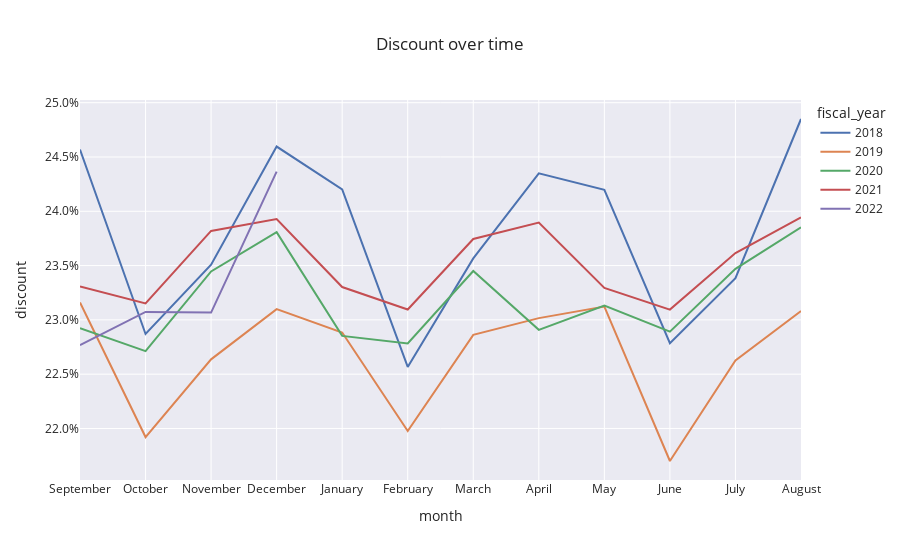

The notebook cell this image was saved under:
### Code cell
# discount % over time
monthly_data['discount_pct'] = monthly_data['discount'] / monthly_data['gross_revenue']
fig=px.line(
    monthly_data,
    x='month',
    y='discount_pct',
    color='fiscal_year',
    template='seaborn',
    category_orders={'month':order_of_months},
    title='Discount over time'
)

fig.update_layout(
    xaxis_title="month", yaxis_title="discount",
    yaxis_tickformat = '.1%'
)

fig.show()

### Figure 1 — Plotly figure (JSON) as saved in the notebook; plotly's stock layout.template omitted (floating-point values rounded to 4 significant figures)
{"data": [{"hovertemplate": "fiscal_year=2018<br>month=%{x}<br>discount_pct=%{y}<extra></extra>", "legendgroup": "2018", "line": {"color": "rgb(76,114,176)", "dash": "solid"}, "marker": {"symbol": "circle"}, "mode": "lines", "name": "2018", "orientation": "v", "showlegend": true, "type": "scatter", "x": ["September", "October", "November", "December", "January", "February", "March", "April", "May", "June", "July", "August"], "xaxis": "x", "y": [0.2457, 0.2287, 0.2351, 0.246, 0.242, 0.2257, 0.2357, 0.2435, 0.242, 0.2279, 0.2338, 0.2485], "yaxis": "y"}, {"hovertemplate": "fiscal_year=2019<br>month=%{x}<br>discount_pct=%{y}<extra></extra>", "legendgroup": "2019", "line": {"color": "rgb(221,132,82)", "dash": "solid"}, "marker": {"symbol": "circle"}, "mode": "lines", "name": "2019", "orientation": "v", "showlegend": true, "type": "scatter", "x": ["September", "October", "November", "December", "January", "February", "March", "April", "May", "June", "July", "August"], "xaxis": "x", "y": [0.2316, 0.2192, 0.2264, 0.231, 0.2288, 0.2198, 0.2286, 0.2302, 0.2312, 0.217, 0.2263, 0.2308], "yaxis": "y"}, {"hovertemplate": "fiscal_year=2020<br>month=%{x}<br>discount_pct=%{y}<extra></extra>", "legendgroup": "2020", "line": {"color": "rgb(85,168,104)", "dash": "solid"}, "marker": {"symbol": "circle"}, "mode": "lines", "name": "2020", "orientation": "v", "showlegend": true, "type": "scatter", "x": ["September", "October", "November", "December", "January", "February", "March", "April", "May", "June", "July", "August"], "xaxis": "x", "y": [0.2292, 0.2271, 0.2345, 0.2381, 0.2285, 0.2278, 0.2345, 0.2291, 0.2313, 0.2289, 0.2347, 0.2385], "yaxis": "y"}, {"hovertemplate": "fiscal_year=2021<br>month=%{x}<br>discount_pct=%{y}<extra></extra>", "legendgroup": "2021", "line": {"color": "rgb(196,78,82)", "dash": "solid"}, "marker": {"symbol": "circle"}, "mode": "lines", "name": "2021", "orientation": "v", "showlegend": true, "type": "scatter", "x": ["September", "October", "November", "December", "January", "February", "March", "April", "May", "June", "July", "August"], "xaxis": "x", "y": [0.2331, 0.2315, 0.2382, 0.2393, 0.233, 0.231, 0.2375, 0.239, 0.2329, 0.2309, 0.2361, 0.2394], "yaxis": "y"}, {"hovertemplate": "fiscal_year=2022<br>month=%{x}<br>discount_pct=%{y}<extra></extra>", "legendgroup": "2022", "line": {"color": "rgb(129,114,179)", "dash": "solid"}, "marker": {"symbol": "circle"}, "mode": "lines", "name": "2022", "orientation": "v", "showlegend": true, "type": "scatter", "x": ["September", "October", "November", "December"], "xaxis": "x", "y": [0.2277, 0.2307, 0.2307, 0.2437], "yaxis": "y"}], "layout": {"legend": {"title": {"text": "fiscal_year"}, "tracegroupgap": 0}, "title": {"text": "Discount over time"}, "xaxis": {"anchor": "y", "categoryarray": ["September", "October", "November", "December", "January", "February", "March", "April", "May", "June", "July", "August"], "categoryorder": "array", "domain": [0, 1], "title": {"text": "month"}}, "yaxis": {"anchor": "x", "domain": [0, 1], "tickformat": ".1%", "title": {"text": "discount"}}}}
